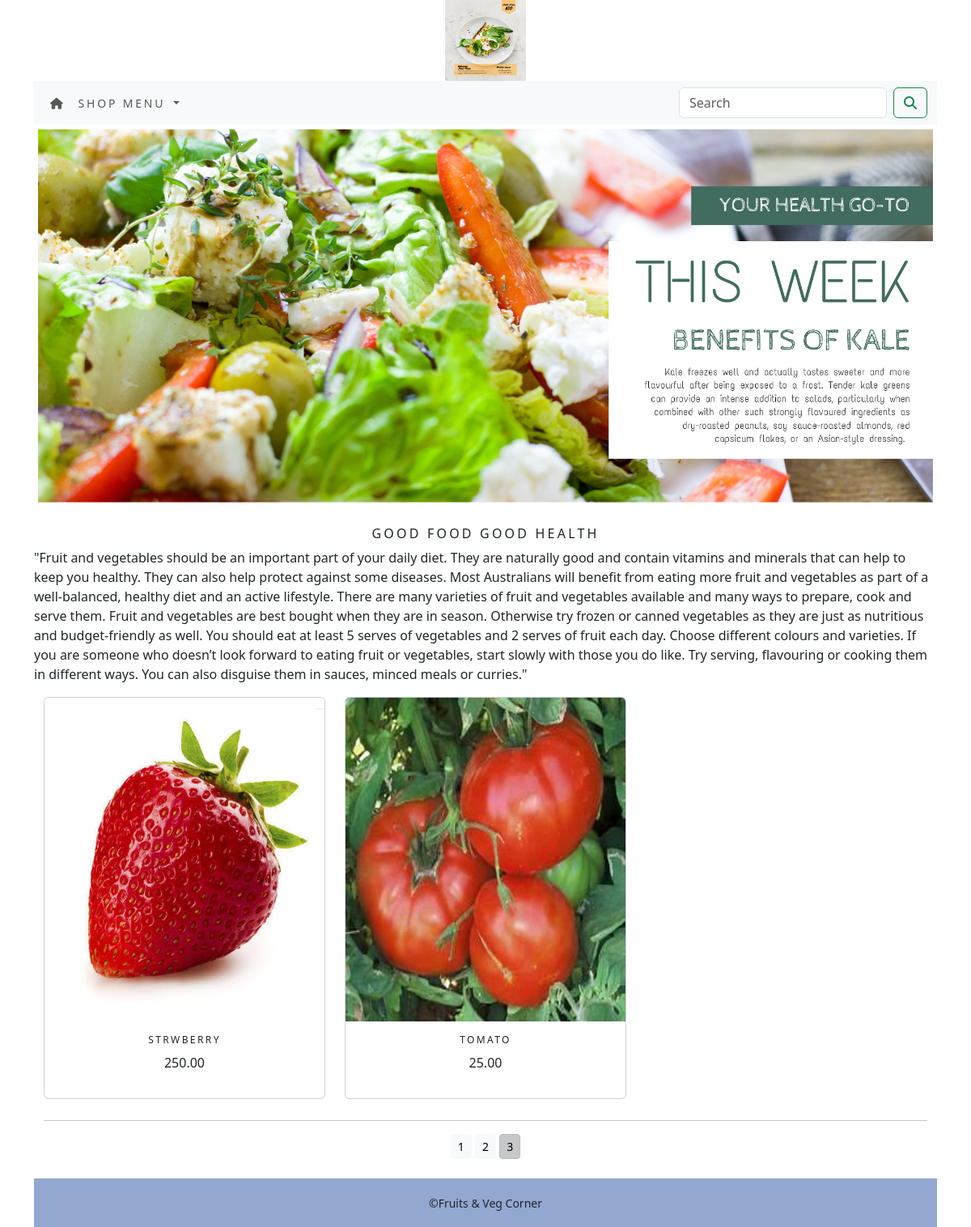
The app's page /shop/?page=3 with its own data.
### shopapp/models.py (models this page shows, shortened)
class Product(models.Model):
    name = models.CharField(max_length=250, unique=True)
    slug = models.SlugField(max_length=250, unique=True)
    description = models.TextField(blank=True)
    price = models.DecimalField(max_digits=10, decimal_places=2)
    category = models.ForeignKey('Category', on_delete=models.CASCADE)
    image = models.ImageField(upload_to='product', blank=True)
    stock = models.IntegerField()
    available = models.BooleanField(default=True)
    created = models.DateTimeField(auto_now_add=True)
    updated = models.DateTimeField(auto_now=True)
    def get_url(self):
        return reverse('shopapp:ProDetail', args=[self.category.slug, self.slug])
    class Meta:
        ordering = ('name',)
        verbose_name = 'product'
        verbose_name_plural = 'products'

### shopapp/views.py (the view)
# urls.py: path('', views.allProdCat, name='allProdCat'),
def allProdCat(request, c_slug=None):
    c_page = None
    products_list = None
    if c_slug!= None:
        c_page = get_object_or_404(Category, slug=c_slug)
        products_list = Product.objects.all().filter(category=c_page, available=True)
    else:
        products_list = Product.objects.all().filter(available=True)
    paginator = Paginator(products_list, 3)
    try:
        page = int(request.GET.get('page', '1'))
    except:
        page = 1
    try:
        products = paginator.page(page)
    except (EmptyPage, InvalidPage):
        products = paginator.page(paginator.num_pages)
    return render(request, "category.html", {'category': c_page, 'products': products})

### cartapp/context_processor.py (called while the page is built)
def counter(request):
    item_count = 0
    if 'admin' in request.path:
        return {}
    else:
        try:
            cart = Cart.objects.filter(cart_id=_cart_id(request))
            cart_items = CartItem.objects.all().filter(cart=cart[:1])
            for cart_item in cart_items:
                item_count += cart_item.quantity
        except Cart.DoesNotExist:
            item_count = 0
    return dict(item_count=item_count)

### cartapp/views.py (called while the page is built)
def _cart_id(request):
    cart = request.session.session_key
    if not cart:
        cart = request.session.create()
    return cart

### shopapp/contex_processor.py (called while the page is built)
def menu_links(request):
    links = Category.objects.all()
    return dict(links=links)

### shopapp/models.py (called while the page is built)
    def get_url(self):
        return reverse('shopapp:pro_by_cat', args=[self.slug])

### template/category.html (shortened to what this page needs)
{% extends 'base.html' %}
{% load static %}
{% block content %}
<div class="mx_auto">
    {% if category %}
        <img src="{{category.image.url}}" alt="{{category.name}}">
</div>
<br>
<div>
    <h1> {{category.name}}</h1>
    <P> {{category.description}}</P>
</div>
    {% else %}
<div>
    <img class="my_image my_image_padding" src="{% static 'img/banner.png' %}" alt="Our Product" width="1000px"; height="500px";>
</div>
        <br>
    <div>
        <h1 class="text-center my_title"> Good Food Good Health</h1>
        <p class="text-justify">"Fruit and vegetables should be an important part of your daily diet. They are naturally good and contain vitamins and minerals that can help to keep you healthy. They can also help protect against some diseases.
Most Australians will benefit from eating more fruit and vegetables as part of a well-balanced, healthy diet and an active lifestyle. There are many varieties of fruit and vegetables available and many ways to prepare, cook and serve them.
Fruit and vegetables are best bought when they are in season. Otherwise try frozen or canned vegetables as they are just as nutritious and budget-friendly as well.
You should eat at least 5 serves of vegetables and 2 serves of fruit each day. Choose different colours and varieties.
If you are someone who doesn’t look forward to eating fruit or vegetables, start slowly with those you do like. Try serving, flavouring or cooking them in different ways. You can also disguise them in sauces, minced meals or curries."</p>
    </div>
    {% endif %}
<div class="container">
    <div class="row mx_auto">
        {% for product in products.object_list %}
        <div class="my_bottom_margin col-9 col-sm-12 col-md-4 xol-lg-4">
            <div class="card text-center" style="min-width:18rem;">
                <a href="{{ product.get_url }}"><img class="card-img-top my_image"  style="height:400px;" src="{{product.image.url}}" alt="{{ product.name }}"></a>
                <div class="card-body">
                    <h4> {{ product.name }}</h4>
                    <p> {{ product.price }}</p>
                </div>
            </div>
        </div>
        {% endfor %}
    </div>
    <div class="mx-auto">
        {% if products.paginator.num_pages > 1 %}
        <hr>
        <div class="text-center">
            {% for pg in products.paginator.page_range %}
            <a href="?page={{pg}}" class="btn btn-light btn-sm {% if products.number == pg %} active {% endif %}">{{ pg }}</a>
            {% endfor %}
        </div>
        {% endif %}
    </div>
<br>
</div>
{% endblock %}

### static/css/custom.css (style rules this page uses)
body { font-family: 'Source Sans Pro', sans-serif; }
.my_image { width:100%; height:auto; }
.my_title { font-size:16px; text-transform:uppercase; letter-spacing: .2em; }
.my_image_padding { padding:5px; }
.my_bottom_margin { margin-bottom:10px; }
.card-body h4 { font-size:12px; text-transform:uppercase; letter-spacing:.2em; }

### records on screen
Product: image (picture), name "STRWBERRY", price "250.00"
Product: image (picture), name "TOMATO", price "25.00"

### other values on screen
{{ pg }} "1" "2" "3"
